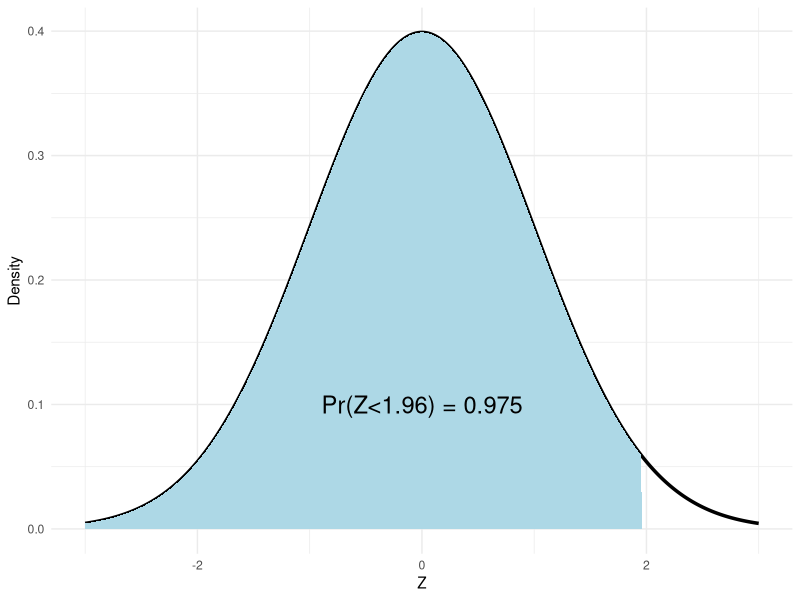

This chart was generated by the following R code:
## ---- chunk 1
knitr::opts_chunk$set(echo = TRUE)
## ---- chunk 2
library(ggplot2)
x <- seq(-3, 3, length.out = 1000)
df <- data.frame(x = x, y = dnorm(x))
ggplot(df, aes(x = x, y = y)) +
  geom_line(size = 1.2) +
  geom_area(data = subset(df, x < 1.96), aes(x = x, y = y), fill = "lightblue") +
  annotate("text", x = 0, y = 0.1, label = "Pr(Z<1.96) = 0.975", size = 6, color = "black") +
  labs(x = "Z", y = "Density") +
  theme_minimal()
## ---- chunk 3
pnorm(q = 1.96, mean = 0, sd = 1)
## ---- chunk 4
qnorm(p = 0.975, mean = 0, sd = 1)
qnorm(p = 0.975)  # for N(0,1), the mean and sd arguments may be omitted 
## ---- chunk 5
qt(p = 0.975, df = 10)
## ---- chunk 6
qt(p = 0.975, df = 1000)
## ---- chunk 7
qt(p = 0.025, df = 100-1)  # P(T<t) = 0.025
100 + qt(p = 0.025, df = 100-1) * 2 / sqrt(100)  # lower limit
100 + qt(p = 0.975, df = 100-1) * 2 / sqrt(100)  # upper limit
## ---- chunk 8
wage <- c(1000, 1200, 1300, 1200, 1150, 1000, 1450, 1500, 1150, 1350)
t.test(wage)  # default: 95% CI
## ---- chunk 9
t.test(wage, conf.level = 0.99)  # 99% CI
## ---- chunk 10
wage <- c(1000, 1200, 1300, 1200, 1150, 1000, 1450, 1500, 1150, 1350)
t.test(wage, mu = 1100)  # default: two sided ... H1 is [mu != 1100]
## ---- chunk 11
wage_jp <- c(1000, 1200, 1300, 1200, 1150, 1000, 1450, 1500, 1150, 1350)  # Japan
wage_us <- c(900, 1300, 1200, 800, 1600, 850, 1000, 950)  # US
t.test(wage_jp, wage_us)  # default: Welch's test (assuming unequal variance)
## ---- chunk 12
wage_w <- c(1000, 1200, 1300, 1200, 1150, 1000, 1450, 1500, 1150, 1350)  # wife
wage_h <- c(900, 1300, 1200, 800, 1600, 850, 1000, 950, 1200, 1400)  # husband
t.test(wage_w, wage_h, paired = TRUE)
## ---- chunk 13
t.test(wage_w - wage_h)  # same as an ordinary "one-sample t test"
